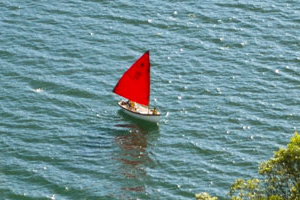
#> input picture exemples/image.png, 300 x 200 px
$ python resize.py
#> lines starting #> are read from the running program, lines starting #| are printed output that depends on the picture
import cv2
import matplotlib.pyplot as plt

# Charger l'image
image = cv2.imread('image.png')
#> image is the input picture: shape (200, 300, 3); mean B, G, R 147.6, 143.5, 111.8

# Redimensionner l'image à 800x600
resized_image = cv2.resize(image, (800, 600), interpolation=cv2.INTER_LINEAR)
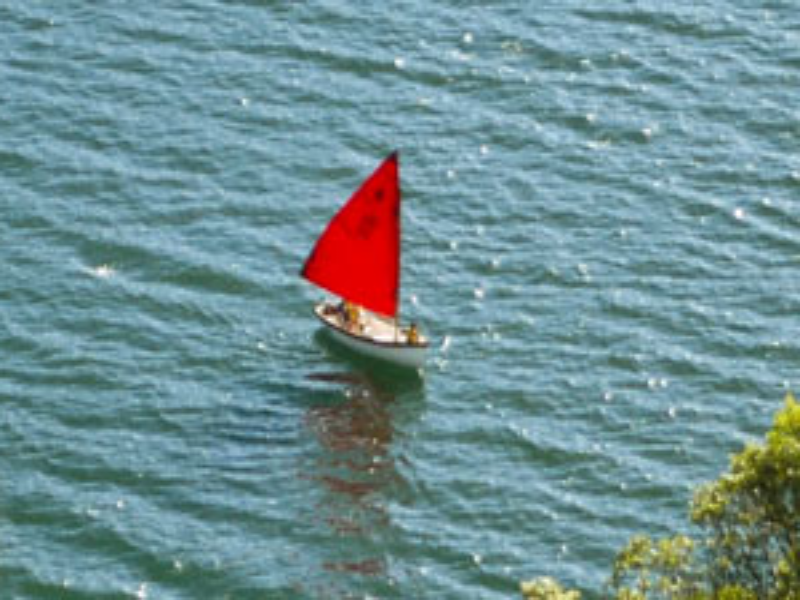
#> resized_image: shape (600, 800, 3); mean B, G, R 147.6, 143.4, 111.8

# Convertir l'image en niveaux de gris
gray_image = cv2.cvtColor(resized_image, cv2.COLOR_BGR2GRAY)
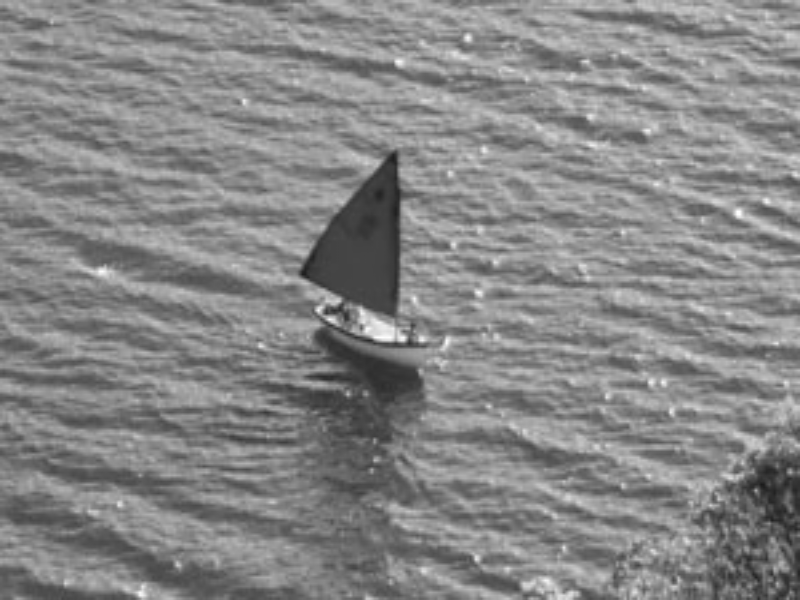
#> gray_image: shape (600, 800); min 26, max 254, mean 134.4

# Convertir les images de BGR à RGB pour l'affichage avec Matplotlib
image_rgb = cv2.cvtColor(image, cv2.COLOR_BGR2RGB)
resized_image_rgb = cv2.cvtColor(resized_image, cv2.COLOR_BGR2RGB)

# Afficher les images avec Matplotlib
plt.figure(figsize=(12, 8))

# Image originale
plt.subplot(1, 3, 1)
plt.imshow(image_rgb)
plt.title('Original')
plt.axis('off')

# Image redimensionnée
plt.subplot(1, 3, 2)
plt.imshow(resized_image_rgb)
plt.title('Redimensionnée')
plt.axis('off')

# Image en niveaux de gris
plt.subplot(1, 3, 3)
plt.imshow(gray_image, cmap='gray')
plt.title('Niveaux de Gris')
plt.axis('off')

# Afficher toutes les images
plt.tight_layout()
plt.show()
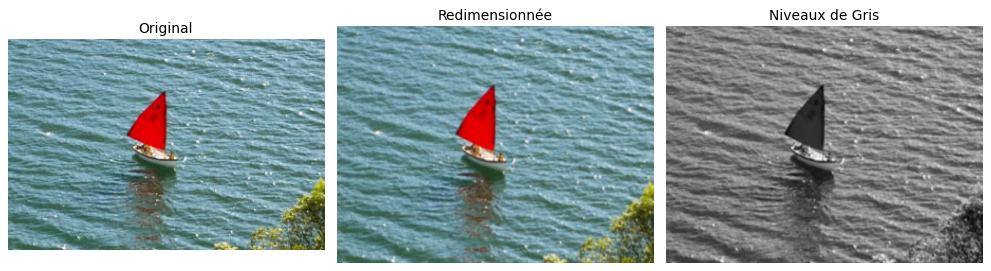
#> figure drawn by matplotlib, 3 panels

$ run again, with exemples/im.webp saved as exemples/image.png
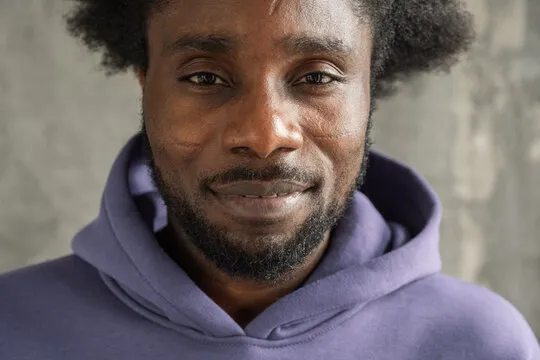
#> input picture exemples/im.webp, 540 x 360 px
#> image is the input picture: shape (360, 540, 3); mean B, G, R 103.1, 103.3, 113.7
#> `gray_image = cv2.cvtColor(resized_image, cv2.COLOR_BGR2GRAY)`:
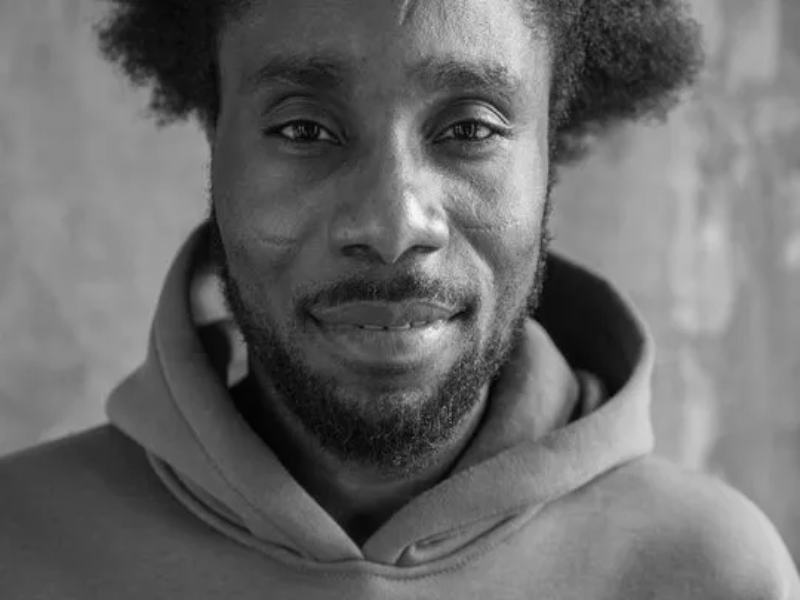
#> gray_image: shape (600, 800); min 2, max 249, mean 106.3
#> `plt.show()`:
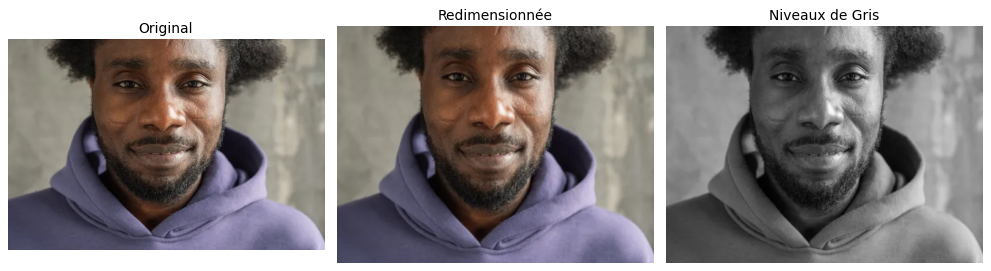
#> figure drawn by matplotlib, 3 panels
